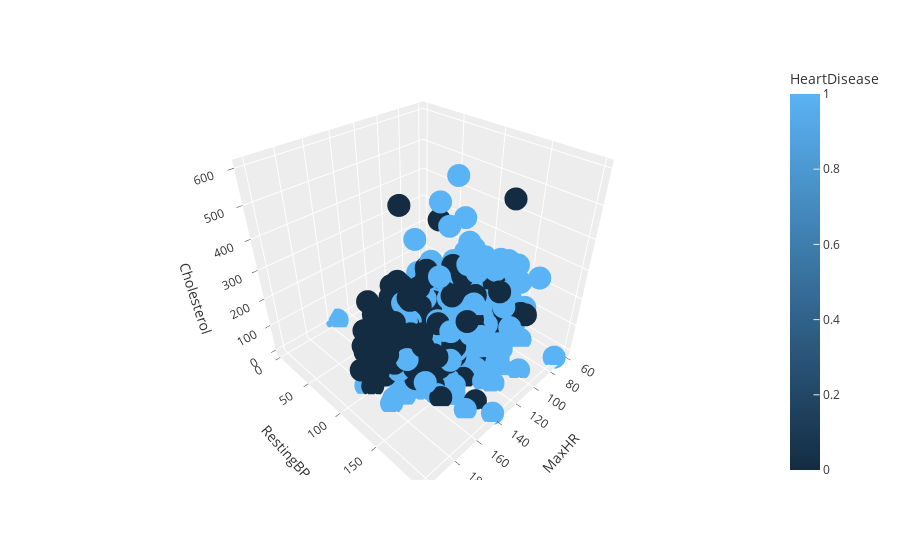
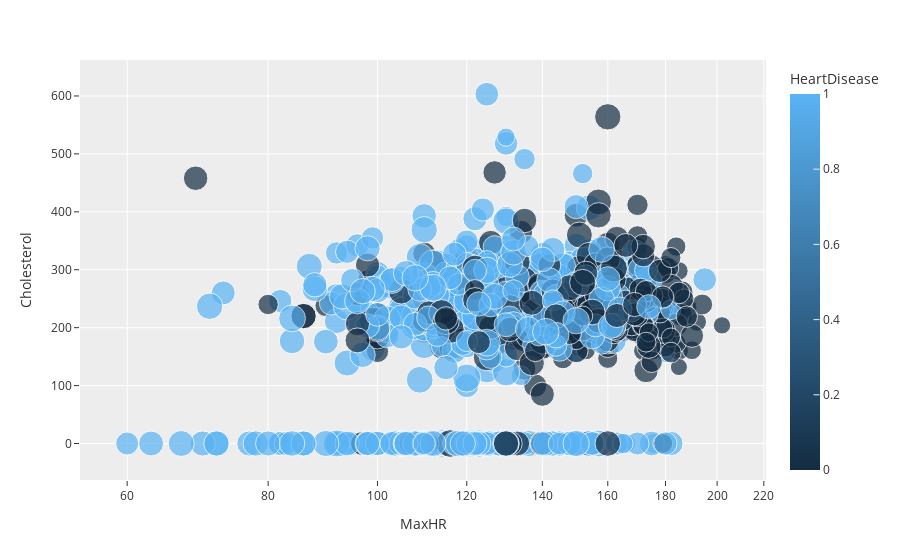

Notebook source saved alongside these figures, in order:
### Markdown cell above
## 💡 **Insights**
1. Look's like RestingBP and Old have Positive correlation with age(i.e as age increases both of those values tend to increase)
2. While MaxHR values shrink as the Age Increase which makes sense as older people have lower heart rate.
3. There slightly negative trend in Cholesterol vs Age

### Code cell
import plotly.express as px
fig = px.scatter_3d(df, x='MaxHR', y='RestingBP', z='Cholesterol',
              color='HeartDisease', template='ggplot2')
fig.show()

fig = px.scatter(df, x='MaxHR', y='Cholesterol', size='Age', color='HeartDisease', log_x=True, template ='ggplot2')
fig.show()

### Figure 1 — Plotly figure (JSON) as saved in the notebook; plotly's stock layout.template omitted (floating-point values rounded to 4 significant figures; data arrays with more than 128 entries replaced by an {"elided": "..."} marker saying what was removed)
{"data": [{"hovertemplate": "MaxHR=%{x}<br>RestingBP=%{y}<br>Cholesterol=%{z}<br>HeartDisease=%{marker.color}<extra></extra>", "legendgroup": "", "marker": {"color": {"elided": "918 int values"}, "coloraxis": "coloraxis", "symbol": "circle"}, "mode": "markers", "name": "", "scene": "scene", "showlegend": false, "type": "scatter3d", "x": {"elided": "918 int values"}, "y": {"elided": "918 int values"}, "z": {"elided": "918 int values"}}], "layout": {"coloraxis": {"colorbar": {"title": {"text": "HeartDisease"}}, "colorscale": [[0, "rgb(20,44,66)"], [1, "rgb(90,179,244)"]]}, "legend": {"tracegroupgap": 0}, "margin": {"t": 60}, "scene": {"domain": {"x": [0, 1], "y": [0, 1]}, "xaxis": {"title": {"text": "MaxHR"}}, "yaxis": {"title": {"text": "RestingBP"}}, "zaxis": {"title": {"text": "Cholesterol"}}}}}

### Figure 2 — Plotly figure (JSON) as saved in the notebook; plotly's stock layout.template omitted (floating-point values rounded to 4 significant figures; data arrays with more than 128 entries replaced by an {"elided": "..."} marker saying what was removed)
{"data": [{"hovertemplate": "MaxHR=%{x}<br>Cholesterol=%{y}<br>Age=%{marker.size}<br>HeartDisease=%{marker.color}<extra></extra>", "legendgroup": "", "marker": {"color": {"elided": "918 int values"}, "coloraxis": "coloraxis", "size": {"elided": "918 int values"}, "sizemode": "area", "sizeref": 0.1925, "symbol": "circle"}, "mode": "markers", "name": "", "orientation": "v", "showlegend": false, "type": "scatter", "x": {"elided": "918 int values"}, "xaxis": "x", "y": {"elided": "918 int values"}, "yaxis": "y"}], "layout": {"coloraxis": {"colorbar": {"title": {"text": "HeartDisease"}}, "colorscale": [[0, "rgb(20,44,66)"], [1, "rgb(90,179,244)"]]}, "legend": {"itemsizing": "constant", "tracegroupgap": 0}, "margin": {"t": 60}, "xaxis": {"anchor": "y", "domain": [0, 1], "title": {"text": "MaxHR"}, "type": "log"}, "yaxis": {"anchor": "x", "domain": [0, 1], "title": {"text": "Cholesterol"}}}}
